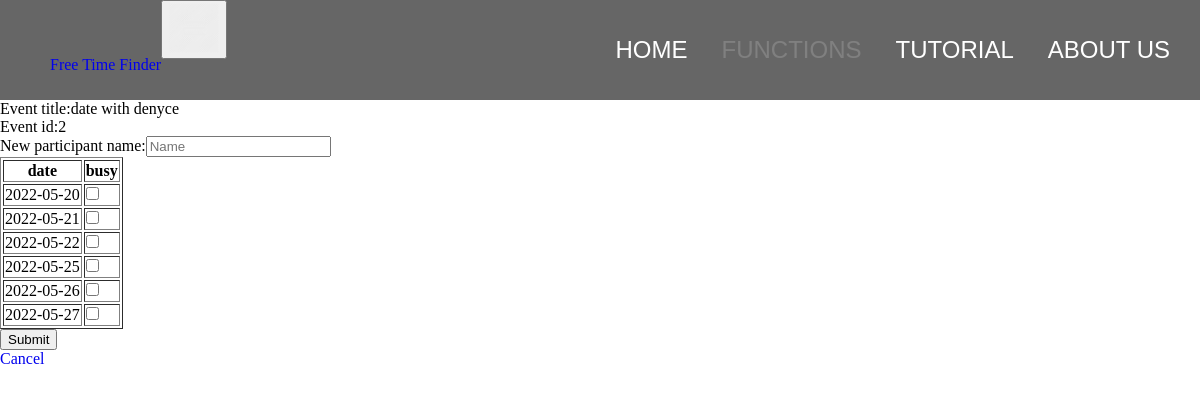
/add_new_participant?event_id=2, run on the app's committed database.
### main.py (models this page shows, shortened)
class Event(db.Model):
    id = db.Column(db.Integer, primary_key=True)
    title = db.Column(db.String(100))
    dates = db.relationship("Date", cascade="all, delete-orphan", backref="event")
    people = db.relationship("Person", cascade="all, delete-orphan", backref="event")

class Date(db.Model):
    id = db.Column(db.Integer, primary_key=True)
    date = db.Column(db.Date)
    event_id = db.Column(db.Integer, db.ForeignKey("event.id"))

### main.py (the view)
@app.route("/add_new_participant", methods=["GET", "POST"])
def add_new_participant():
    event_id = request.args.get("event_id")
    query_event = Event.query.filter_by(id=event_id).first()
    if request.method == "POST":
        new_name = request.form["name"]
        new_person = Person(name=new_name, event=query_event)
        db.session.add(new_person)
        for i in request.form:
            if i != "name":
                busy_date = datetime.datetime.strptime(i, "%Y-%m-%d").date()
                new_busy_date = Busy_date(date=busy_date, person=new_person)
                db.session.add(new_busy_date)
        db.session.commit()
        return render_template("add_new_participant_status.html", status="Success", person=new_person)
    else:
        return render_template("add_new_participant.html", event=query_event)

### templates/add_new_participant.html (shortened to what this page needs)
{% extends "base.html" %}
{% block navright %}
<li><a href="/">Home</a></li>
<li><a href="/functions" class="active">Functions</a></li>
<li><a href="/tutorial">Tutorial</a></li>
<li><a href="/about">About Us</a></li>
{% endblock %}
{% block content %}
<p>Event title:{{event.title}}</p>
<p>Event id:{{event.id}}</p>
<form id = "event_inp" action = "#" method="post">
    <p>New participant name:<input type="text" name="name", placeholder="Name" required></p>
    <table border="1">
        <tr>
            <th>date</th>
            <th>busy</th>
        </tr>
    {% for date in event.dates %}
        <tr>
            <td>{{date.date}}</td>
            <td><input type="checkbox" name="{{date.date}}"></td>
        </tr>
    {% endfor %}
    </table>
    <p id='subm'><input type='submit' value='Submit'></p>
    <a href="/find_event?event_id={{event.id}}"><p>Cancel</p></a>
</form>
{% endblock %}

### static/css/main.css (style rules this page uses)
body { background-color:white; }
* { margin:0px; list-style: none; }
a { text-decoration: none; }
#navright li { display:inline; }
#navright a { color:white; font-size:1.5em; margin-right:30px; text-transform: uppercase; text-decoration: none; transition: color 0.1s; font-family: 'Poppins', sans-serif; }
#navright .active { color:grey; }

### data on the page
Event: title "date with denyce", id "2"
Date: date "2022-05-20"
Date: date "2022-05-21"
Date: date "2022-05-22"
Date: date "2022-05-25"
Date: date "2022-05-26"
Date: date "2022-05-27"
